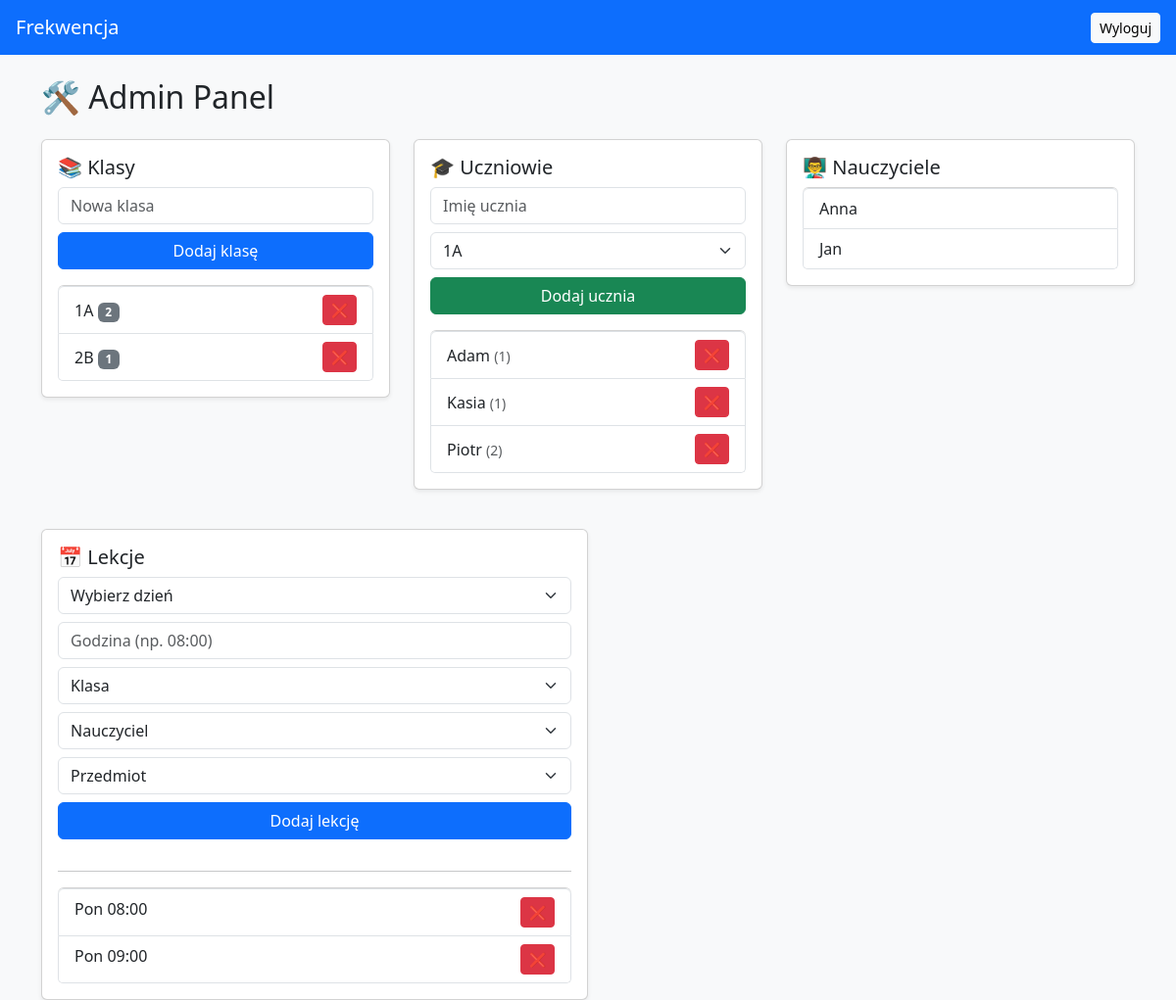
The page /admin (signed in) on the database its author committed.
### models.py (models this page shows)
class SchoolClass(db.Model):
    id = db.Column(db.Integer, primary_key=True)
    name = db.Column(db.String(50))

class Student(db.Model):
    id = db.Column(db.Integer, primary_key=True)
    name = db.Column(db.String(100))
    class_id = db.Column(db.Integer, db.ForeignKey("school_class.id"))

class Teacher(db.Model):
    id = db.Column(db.Integer, primary_key=True)
    name = db.Column(db.String(100))
    class_id = db.Column(db.Integer, db.ForeignKey("school_class.id"))

class Lesson(db.Model):
    id = db.Column(db.Integer, primary_key=True)
    day = db.Column(db.String(20))
    hour = db.Column(db.String(20))
    class_id = db.Column(db.Integer, db.ForeignKey("school_class.id"))
    teacher_id = db.Column(db.Integer, db.ForeignKey("teacher.id"))
    subject_id = db.Column(db.Integer, db.ForeignKey("subject.id"))

### app.py (the view)
@app.route("/admin")
@login_required
@role_required("admin")
def admin():
    return render_template(
        "admin.html",
        classes=SchoolClass.query.all(),
        students=Student.query.all(),
        teachers=Teacher.query.all(),
        subjects=Subject.query.all(),
        lessons=Lesson.query.all()
    )

### app.py (called while the page is built)
def login_required(f):
    @wraps(f)
    def w(*a, **k):
        if "user_id" not in session:
            return redirect("/login")
        return f(*a, **k)
    return w

def role_required(role):
    def d(f):
        @wraps(f)
        def w(*a, **k):
            if session.get("role") != role:
                return redirect("/login")
            return f(*a, **k)
        return w
    return d

### templates/admin.html (shortened to what this page needs)
{% extends "base.html" %}
{% block content %}
<h2 class="mb-4">🛠 Admin Panel</h2>
<div class="row">
<div class="col-md-4 mb-3">
<div class="card shadow-sm p-3">
<h5>📚 Klasy</h5>
<form method="POST" action="/admin/add_class" class="mb-3">
    <input name="name" class="form-control mb-2" placeholder="Nowa klasa">
    <button class="btn btn-primary w-100">Dodaj klasę</button>
</form>
<ul class="list-group">
{% for c in classes %}
<li class="list-group-item d-flex justify-content-between align-items-center">
    <div>
        {{ c.name }}
        <span class="badge bg-secondary">
            {{ students | selectattr("class_id", "equalto", c.id) | list | length }}
        </span>
    </div>
    <a href="/admin/delete_class/{{ c.id }}"
       class="btn btn-danger btn-sm">
        ❌
    </a>
</li>
{% endfor %}
</ul>
</div>
</div>
<div class="col-md-4 mb-3">
<div class="card shadow-sm p-3">
<h5>🎓 Uczniowie</h5>
<form method="POST" action="/admin/add_student" class="mb-3">
    <input name="name" class="form-control mb-2" placeholder="Imię ucznia">
    <select name="class_id" class="form-select mb-2">
        {% for c in classes %}
        <option value="{{ c.id }}">{{ c.name }}</option>
        {% endfor %}
    </select>
    <button class="btn btn-success w-100">Dodaj ucznia</button>
</form>
<ul class="list-group">
{% for s in students %}
<li class="list-group-item d-flex justify-content-between align-items-center">
    <div>
        {{ s.name }}
        <small class="text-muted">({{ s.class_id }})</small>
    </div>
    <a href="/admin/delete_student/{{ s.id }}"
       class="btn btn-danger btn-sm">
        ❌
    </a>
</li>
{% endfor %}
</ul>
</div>
</div>
<div class="col-md-4 mb-3">
<div class="card shadow-sm p-3">
<h5>👨‍🏫 Nauczyciele</h5>
<ul class="list-group">
{% for t in teachers %}
<li class="list-group-item">
    {{ t.name }}
</li>
{% endfor %}
</ul>
</div>
</div>
</div>
<div class="col-md-6 mt-4">
<div class="card p-3 shadow-sm">
<h5>📅 Lekcje</h5>
<form method="POST" action="/admin/add_lesson" class="mb-3">
    <select name="day" class="form-select mb-2" required>
    <option disabled selected>Wybierz dzień</option>
</select>
    <input name="hour" class="form-control mb-2" placeholder="Godzina (np. 08:00)">
    <select name="class_id" class="form-select mb-2">
        <option disabled selected>Klasa</option>
    </select>
    <select name="teacher_id" class="form-select mb-2">
        <option disabled selected>Nauczyciel</option>
    </select>
    <select name="subject_id" class="form-select mb-2">
        <option disabled selected>Przedmiot</option>
    </select>
    <button class="btn btn-primary w-100">Dodaj lekcję</button>
</form>
<hr>
<ul class="list-group">
{% for l in lessons %}
<li class="list-group-item d-flex justify-content-between">
    {{ l.day }} {{ l.hour }}
    <a href="/admin/delete_lesson/{{ l.id }}"
       class="btn btn-danger btn-sm">
        ❌
    </a>
</li>
{% endfor %}
</ul>
</div>
</div>
{% endblock %}

### templates/base.html (shortened to what this page needs)
<!DOCTYPE html>
<html>
<head>
    <link href="https://cdn.jsdelivr.net/npm/bootstrap@5.3.3/dist/css/bootstrap.min.css" rel="stylesheet">
</head>
<body class="bg-light">
<nav class="navbar navbar-dark bg-primary px-3">
    <a class="navbar-brand" href="/">Frekwencja</a>
    <a class="btn btn-light btn-sm" href="/logout">Wyloguj</a>
</nav>
<div class="container mt-4">
    {% block content %}{% endblock %}
</div>
</body>
</html>

### rows shown on the page
SchoolClass: name "1A", id "2"
SchoolClass: name "2B", id "1"
Student: name "Adam", class_id "1"
Student: name "Kasia", class_id "1"
Student: name "Piotr", class_id "2"
Teacher: name "Anna"
Teacher: name "Jan"
Lesson: day "Pon", hour "08:00"
Lesson: day "Pon", hour "09:00"

### other values the page prints
form field class_id "1A"
